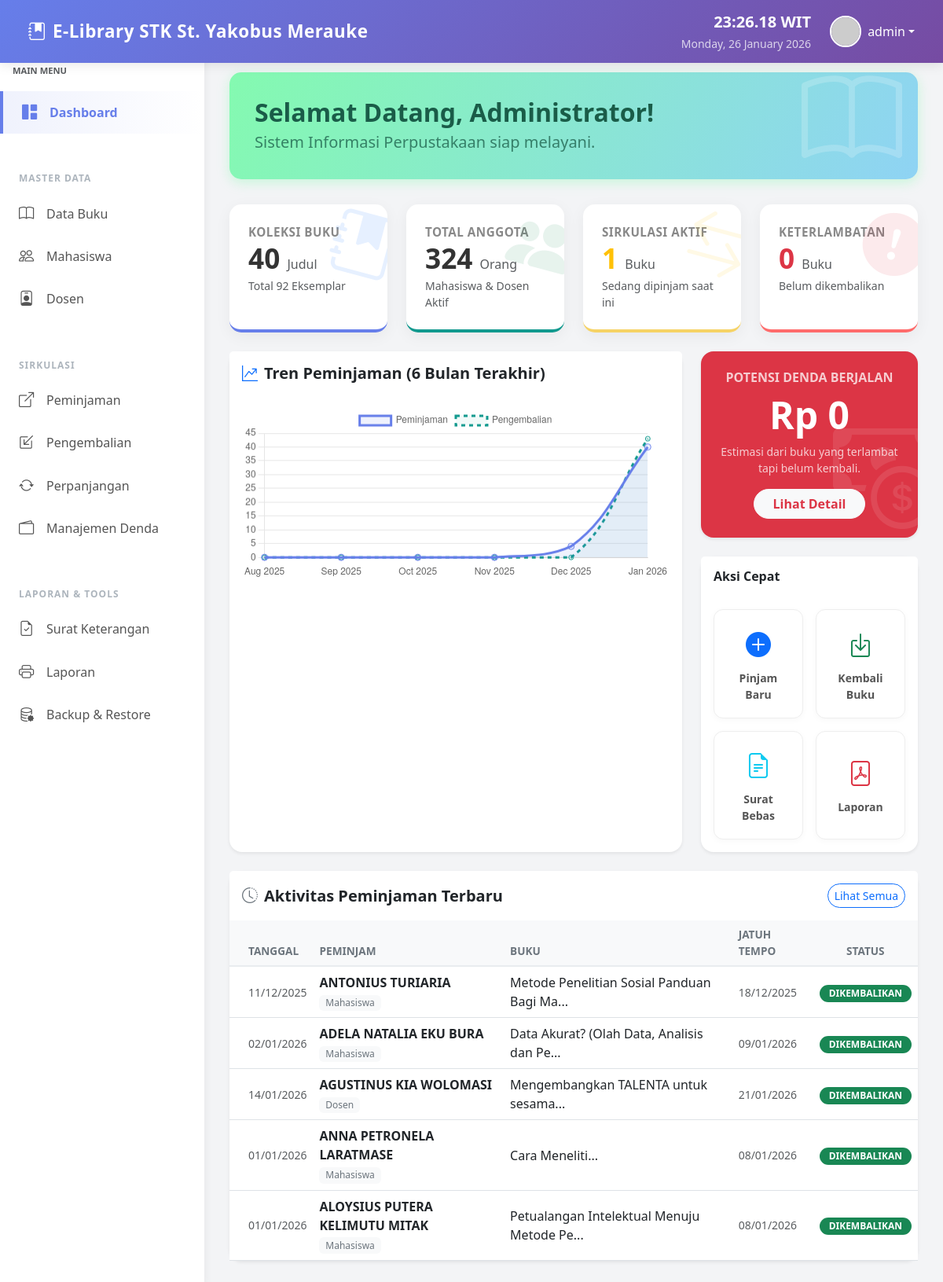
Screenshot of /dashboard.php (signed in) with the database file from the repository.
### tables this page shows
CREATE TABLE `peminjaman` (
  `id` int(11) NOT NULL AUTO_INCREMENT,
  `kode_peminjaman` varchar(50) NOT NULL,
  `jenis_peminjam` enum('mahasiswa','dosen') NOT NULL,
  `peminjam_id` int(11) NOT NULL,
  `buku_id` int(11) NOT NULL,
  `tanggal_pinjam` date NOT NULL,
  `tanggal_jatuh_tempo` date NOT NULL,
  `tanggal_kembali` date DEFAULT NULL,
  `status` enum('dipinjam','diperpanjang','dikembalikan','terlambat') DEFAULT 'dipinjam',
  `denda` int(11) DEFAULT 0,
  `created_at` timestamp NOT NULL DEFAULT current_timestamp(),
  `updated_at` timestamp NOT NULL DEFAULT current_timestamp() ON UPDATE current_timestamp(),
  PRIMARY KEY (`id`),
  UNIQUE KEY `kode_peminjaman` (`kode_peminjaman`),
  KEY `buku_id` (`buku_id`),
  CONSTRAINT `peminjaman_ibfk_1` FOREIGN KEY (`buku_id`) REFERENCES `buku` (`id`) ON DELETE CASCADE
);

CREATE TABLE `buku` (
  `id` int(11) NOT NULL AUTO_INCREMENT,
  `nomor_buku` varchar(50) NOT NULL,
  `judul` varchar(255) NOT NULL,
  `pengarang` varchar(255) NOT NULL,
  `penerbit` varchar(255) DEFAULT NULL,
  `tahun_terbit` year(4) DEFAULT NULL,
  `stok` int(11) DEFAULT 0,
  `stok_tersedia` int(11) DEFAULT 0,
  `created_at` timestamp NOT NULL DEFAULT current_timestamp(),
  `updated_at` timestamp NOT NULL DEFAULT current_timestamp() ON UPDATE current_timestamp(),
  PRIMARY KEY (`id`),
  UNIQUE KEY `nomor_buku` (`nomor_buku`)
);

### dashboard.php (the view, shortened to what this page needs)
<?php
require_once 'config/database.php';
$admin_username = $_SESSION['admin_username'] ?? 'Administrator';
$stats = [
    'total_buku' => $conn->query("SELECT SUM(stok) FROM buku")->fetch_row()[0] ?? 0,
    'total_judul' => $conn->query("SELECT COUNT(*) FROM buku")->fetch_row()[0] ?? 0,
    'total_anggota' => $conn->query("SELECT (SELECT COUNT(*) FROM mahasiswa) + (SELECT COUNT(*) FROM dosen)")->fetch_row()[0] ?? 0,
    'sedang_dipinjam' => $conn->query("SELECT COUNT(*) FROM peminjaman WHERE status IN ('dipinjam', 'diperpanjang', 'terlambat')")->fetch_row()[0] ?? 0,
    'terlambat' => $conn->query("SELECT COUNT(*) FROM peminjaman WHERE status = 'terlambat'")->fetch_row()[0] ?? 0
];
$total_estimasi_denda = 0;
$chart_labels = [];
$chart_pinjam = [];
$chart_kembali = [];
for ($i = 5; $i >= 0; $i--) {
    $m = date('m', strtotime("-$i months"));
    $y = date('Y', strtotime("-$i months"));
    $label = date('M Y', strtotime("-$i months"));
    $chart_labels[] = $label;
    $chart_pinjam[] = $conn->query("SELECT COUNT(*) FROM peminjaman WHERE MONTH(tanggal_pinjam) = '$m' AND YEAR(tanggal_pinjam) = '$y'")->fetch_row()[0];
    $chart_kembali[] = $conn->query("SELECT COUNT(*) FROM pengembalian WHERE MONTH(tanggal_kembali) = '$m' AND YEAR(tanggal_kembali) = '$y'")->fetch_row()[0];
}
$q_recent = "SELECT p.*, b.judul,
             CASE WHEN p.jenis_peminjam='mahasiswa' THEN m.nama ELSE d.nama END as peminjam
             FROM peminjaman p
             JOIN buku b ON p.buku_id = b.id
             LEFT JOIN mahasiswa m ON p.peminjam_id=m.id AND p.jenis_peminjam='mahasiswa'
             LEFT JOIN dosen d ON p.peminjam_id=d.id AND p.jenis_peminjam='dosen'
             ORDER BY p.id DESC LIMIT 5";
$res_recent = $conn->query($q_recent);
?>
<!DOCTYPE html>
<html lang="id">
<head>
    <link href="https://cdn.jsdelivr.net/npm/bootstrap@5.3.0/dist/css/bootstrap.min.css" rel="stylesheet">
    <link rel="stylesheet" href="https://cdn.jsdelivr.net/npm/bootstrap-icons@1.11.0/font/bootstrap-icons.css">
</head>
<body>
    <nav class="navbar navbar-expand-lg navbar-dark fixed-top">
        <div class="container-fluid">
            <a class="navbar-brand" href="dashboard.php">
                <i class="bi bi-journal-bookmark-fill me-2"></i>E-Library STK St. Yakobus Merauke
            </a>
            <div class="ms-auto d-flex align-items-center text-white">
                <div class="me-4 d-none d-md-block text-end">
                    <div id="jam" class="fw-bold fs-5"></div>
                    <small class="opacity-75"><?= date('l, d F Y') ?></small>
                </div>
                <div class="dropdown">
                    <a class="nav-link text-white dropdown-toggle p-0" href="#" role="button" data-bs-toggle="dropdown">
                        <img src="https://ui-avatars.com/api/?name=<?= urlencode($admin_username) ?>&background=random" class="rounded-circle border border-2 border-white" width="40">
                        <span class="ms-2 d-none d-md-inline"><?= $admin_username ?></span>
                    </a>
                </div>
            </div>
        </div>
    </nav>
    <nav class="sidebar">
        <div class="px-3 mb-3">
            <small class="text-uppercase text-muted fw-bold" style="font-size: 0.7rem;">Main Menu</small>
        </div>
        <ul class="nav flex-column mb-4">
            <li class="nav-item">
                <a class="nav-link active" href="dashboard.php">
                    <i class="bi bi-grid-1x2-fill"></i> Dashboard
                </a>
            </li>
        </ul>
        <div class="sidebar-heading mt-0">Master Data</div>
        <ul class="nav flex-column mb-4">
            <li class="nav-item"><a class="nav-link" href="modules/buku/index.php"><i class="bi bi-book"></i> Data Buku</a></li>
            <li class="nav-item"><a class="nav-link" href="modules/mahasiswa/index.php"><i class="bi bi-people"></i> Mahasiswa</a></li>
            <li class="nav-item"><a class="nav-link" href="modules/dosen/index.php"><i class="bi bi-person-badge"></i> Dosen</a></li>
        </ul>
        <div class="sidebar-heading mt-0">Sirkulasi</div>
        <ul class="nav flex-column mb-4">
            <li class="nav-item"><a class="nav-link" href="modules/peminjaman/index.php"><i class="bi bi-box-arrow-up-right"></i> Peminjaman</a></li>
            <li class="nav-item"><a class="nav-link" href="modules/pengembalian/index.php"><i class="bi bi-box-arrow-in-down-left"></i> Pengembalian</a></li>
            <li class="nav-item"><a class="nav-link" href="modules/perpanjangan/index.php"><i class="bi bi-arrow-repeat"></i> Perpanjangan</a></li>
            <li class="nav-item"><a class="nav-link" href="modules/denda/index.php"><i class="bi bi-wallet2"></i> Manajemen Denda</a></li>
        </ul>
        <div class="sidebar-heading mt-0">Laporan & Tools</div>
        <ul class="nav flex-column mb-5">
            <li class="nav-item"><a class="nav-link" href="modules/surat_keterangan/index.php"><i class="bi bi-file-earmark-check"></i> Surat Keterangan</a></li>
            <li class="nav-item"><a class="nav-link" href="modules/laporan/index.php"><i class="bi bi-printer"></i> Laporan</a></li>
            <li class="nav-item"><a class="nav-link" href="modules/backup/index.php"><i class="bi bi-database-gear"></i> Backup & Restore</a></li>
        </ul>
    </nav>
    <main class="main-content">
        <div class="welcome-banner">
            <h2 class="fw-bold mb-1">Selamat Datang, Administrator!</h2>
            <p class="mb-0 fs-5 opacity-75">Sistem Informasi Perpustakaan siap melayani.</p>
            <i class="bi bi-book welcome-deco"></i>
        </div>
        <div class="row g-4 mb-4">
            <div class="col-md-6 col-lg-3">
                <div class="stat-card primary">
                    <div class="stat-label">Koleksi Buku</div>
                    <div class="stat-value"><?= number_format($stats['total_judul']) ?> <small class="fs-6 text-muted fw-normal">Judul</small></div>
                    <div class="text-muted small mt-1">Total <?= number_format($stats['total_buku']) ?> Eksemplar</div>
                    <i class="bi bi-journal-bookmark-fill stat-icon-bg text-primary"></i>
                </div>
            </div>
            <div class="col-md-6 col-lg-3">
                <div class="stat-card success">
                    <div class="stat-label">Total Anggota</div>
                    <div class="stat-value"><?= number_format($stats['total_anggota']) ?> <small class="fs-6 text-muted fw-normal">Orang</small></div>
                    <div class="text-muted small mt-1">Mahasiswa & Dosen Aktif</div>
                    <i class="bi bi-people-fill stat-icon-bg text-success"></i>
                </div>
            </div>
            <div class="col-md-6 col-lg-3">
                <div class="stat-card warning">
                    <div class="stat-label">Sirkulasi Aktif</div>
                    <div class="stat-value text-warning"><?= number_format($stats['sedang_dipinjam']) ?> <small class="fs-6 text-muted fw-normal">Buku</small></div>
                    <div class="text-muted small mt-1">Sedang dipinjam saat ini</div>
                    <i class="bi bi-arrow-left-right stat-icon-bg text-warning"></i>
                </div>
            </div>
            <div class="col-md-6 col-lg-3">
                <div class="stat-card danger">
                    <div class="stat-label">Keterlambatan</div>
                    <div class="stat-value text-danger"><?= number_format($stats['terlambat']) ?> <small class="fs-6 text-muted fw-normal">Buku</small></div>
                    <div class="text-muted small mt-1">Belum dikembalikan</div>
                    <i class="bi bi-exclamation-circle-fill stat-icon-bg text-danger"></i>
                </div>
            </div>
        </div>
        <div class="row g-4 mb-4">
            <div class="col-lg-8">
                <div class="card border-0 shadow-sm h-100 rounded-4">
                    <div class="card-header bg-white py-3 border-0">
                        <h5 class="card-title fw-bold mb-0"><i class="bi bi-graph-up-arrow me-2 text-primary"></i>Tren Peminjaman (6 Bulan Terakhir)</h5>
                    </div>
                    <div class="card-body">
                        <canvas id="transaksiChart" height="120"></canvas>
                    </div>
                </div>
            </div>
            <div class="col-lg-4">
                <div class="card border-0 shadow-sm rounded-4 mb-4 bg-danger text-white position-relative overflow-hidden">
                    <div class="card-body p-4 text-center">
                        <h6 class="text-uppercase opacity-75 fw-bold mb-2">Potensi Denda Berjalan</h6>
                        <h2 class="display-5 fw-bold mb-0">Rp <?= number_format($total_estimasi_denda, 0, ',', '.') ?></h2>
                        <p class="small opacity-75 mt-2 mb-3">Estimasi dari buku yang terlambat tapi belum kembali.</p>
                        <a href="modules/denda/index.php" class="btn btn-light rounded-pill px-4 fw-bold text-danger stretched-link">Lihat Detail</a>
                    </div>
                </div>
                <div class="card border-0 shadow-sm rounded-4">
                    <div class="card-header bg-white py-3 border-0">
                        <h6 class="fw-bold mb-0">Aksi Cepat</h6>
                    </div>
                    <div class="card-body">
                        <div class="row g-3">
                            <div class="col-6">
                                <a href="modules/peminjaman/add.php" class="quick-btn">
                                    <i class="bi bi-plus-circle-fill text-primary"></i>
                                    <span class="fw-bold small">Pinjam Baru</span>
                                </a>
                            </div>
                            <div class="col-6">
                                <a href="modules/pengembalian/index.php" class="quick-btn">
                                    <i class="bi bi-box-arrow-in-down text-success"></i>
                                    <span class="fw-bold small">Kembali Buku</span>
                                </a>
                            </div>
                            <div class="col-6">
                                <a href="modules/surat_keterangan/index.php" class="quick-btn">
                                    <i class="bi bi-file-earmark-text text-info"></i>
                                    <span class="fw-bold small">Surat Bebas</span>
                                </a>
                            </div>
                            <div class="col-6">
                                <a href="modules/laporan/index.php" class="quick-btn">
                                    <i class="bi bi-file-pdf text-danger"></i>
                                    <span class="fw-bold small">Laporan</span>
                                </a>
                            </div>
                        </div>
                    </div>
                </div>
            </div>
        </div>
        <div class="card border-0 shadow-sm rounded-4">
            <div class="card-header bg-white py-3 border-0 d-flex justify-content-between align-items-center">
                <h5 class="fw-bold mb-0"><i class="bi bi-clock-history me-2 text-secondary"></i>Aktivitas Peminjaman Terbaru</h5>
                <a href="modules/peminjaman/index.php" class="btn btn-sm btn-outline-primary rounded-pill">Lihat Semua</a>
            </div>
            <div class="table-responsive">
                <table class="table custom-table align-middle mb-0">
                    <thead>
                        <tr>
                            <th class="ps-4">Tanggal</th>
                            <th>Peminjam</th>
                            <th>Buku</th>
                            <th>Jatuh Tempo</th>
                            <th class="text-center">Status</th>
                        </tr>
                    </thead>
                    <tbody>
                        <?php while($row = $res_recent->fetch_assoc()): ?>
                        <tr>
                            <td class="ps-4 text-muted small"><?= date('d/m/Y', strtotime($row['tanggal_pinjam'])) ?></td>
                            <td class="fw-bold text-dark"><?= $row['peminjam'] ?> <br> <span class="badge bg-light text-secondary fw-normal"><?= ucfirst($row['jenis_peminjam']) ?></span></td>
                            <td><?= substr($row['judul'], 0, 40) ?>...</td>
                            <td class="text-muted small"><?= date('d/m/Y', strtotime($row['tanggal_jatuh_tempo'])) ?></td>
                            <td class="text-center">
                                <?php
                                    $st = $row['status'];
                                    $badge = 'secondary';
                                    if($st == 'dikembalikan') $badge = 'success';
                                ?>
                                <span class="badge bg-<?= $badge ?> badge-status"><?= strtoupper($st) ?></span>
                            </td>
                        </tr>
                        <?php endwhile; ?>
                    </tbody>
                </table>
            </div>
        </div>
    </main>
    <script>
        // 1. Clock Script
        function updateClock() {
            const now = new Date();
            const timeString = now.toLocaleTimeString('id-ID', { hour: '2-digit', minute: '2-digit', second: '2-digit' }).replace('.', ':');
            document.getElementById('jam').textContent = timeString + " WIT";
        }
        setInterval(updateClock, 1000);
        updateClock();
        // 2. Chart Script
        const ctx = document.getElementById('transaksiChart').getContext('2d');
        new Chart(ctx, {
            type: 'line',
            data: {
                labels: <?= json_encode($chart_labels) ?>,
                datasets: [{
                    label: 'Peminjaman',
                    data: <?= json_encode($chart_pinjam) ?>,
                    borderColor: '#667eea',
                    backgroundColor: 'rgba(102, 126, 234, 0.1)',
                    tension: 0.4,
                    fill: true,
                    pointRadius: 4
                }, {
                    label: 'Pengembalian',
                    data: <?= json_encode($chart_kembali) ?>,
                    borderColor: '#11998e',
                    backgroundColor: 'rgba(17, 153, 142, 0.05)',
                    tension: 0.4,
                    fill: true,
                    borderDash: [5, 5],
                    pointRadius: 3
                }]
            },
            options: {
                responsive: true,
                plugins: {
                    legend: { position: 'top' }
                },
                scales: {
                    y: { beginAtZero: true, grid: { borderDash: [2, 2] } },
                    x: { grid: { display: false } }
                }
            }
        });
    </script>
</body>
</html>

### rows the page displays
peminjaman: tanggal_pinjam "11/12/2025", peminjam "ANTONIUS TURIARIA", jenis_peminjam "Mahasiswa", buku.judul "Metode Penelitian Sosial Panduan Bagi Ma", tanggal_jatuh_tempo "18/12/2025", status "DIKEMBALIKAN"
peminjaman: tanggal_pinjam "02/01/2026", peminjam "ADELA NATALIA EKU BURA", jenis_peminjam "Mahasiswa", buku.judul "Data Akurat? (Olah Data, Analisis dan Pe", tanggal_jatuh_tempo "09/01/2026", status "DIKEMBALIKAN"
peminjaman: tanggal_pinjam "14/01/2026", peminjam "AGUSTINUS KIA WOLOMASI", jenis_peminjam "Dosen", buku.judul "Mengembangkan TALENTA untuk sesama", tanggal_jatuh_tempo "21/01/2026", status "DIKEMBALIKAN"
peminjaman: tanggal_pinjam "01/01/2026", peminjam "ANNA PETRONELA LARATMASE", jenis_peminjam "Mahasiswa", buku.judul "Cara Meneliti", tanggal_jatuh_tempo "08/01/2026", status "DIKEMBALIKAN"
peminjaman: tanggal_pinjam "01/01/2026", peminjam "ALOYSIUS PUTERA KELIMUTU MITAK", jenis_peminjam "Mahasiswa", buku.judul "Petualangan Intelektual Menuju Metode Pe", tanggal_jatuh_tempo "08/01/2026", status "DIKEMBALIKAN"

### other values shown
$admin_username "admin"
$stats['total_judul'] "40"
$stats['total_buku'] "92"
$stats['total_anggota'] "324"
$stats['sedang_dipinjam'] "1"
$stats['terlambat'] "0"
chart data {{ json_encode($chart_pinjam) }} ["0","0","0","0","4","40"]
chart data {{ json_encode($chart_kembali) }} ["0","0","0","0","0","43"]
